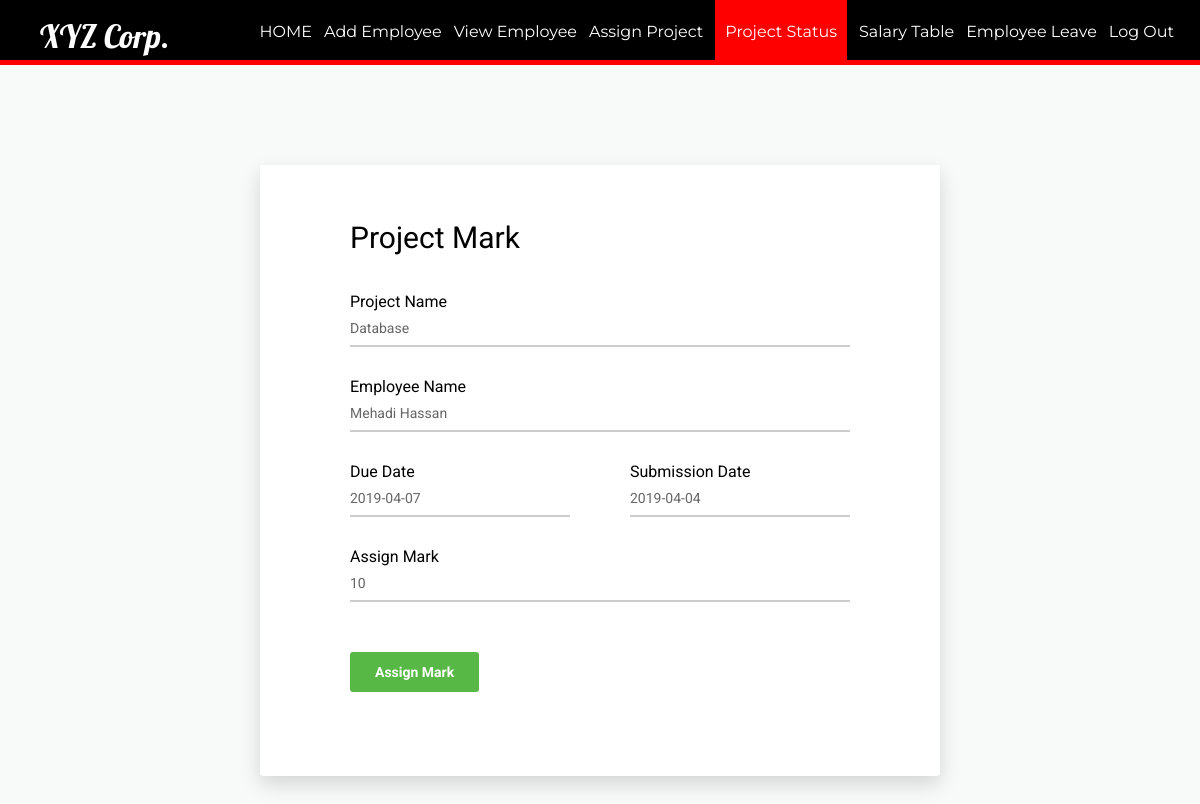
Screenshot of /mark.php?id=101&pid=213 with the database file from the repository.
### tables this page shows
CREATE TABLE `project` (
  `pid` int(11) NOT NULL,
  `eid` int(11) DEFAULT NULL,
  `pname` varchar(100) DEFAULT NULL,
  `duedate` date DEFAULT NULL,
  `subdate` date DEFAULT '0000-00-00',
  `mark` int(11) NOT NULL,
  `status` varchar(50) DEFAULT NULL
);

CREATE TABLE `employee` (
  `id` int(11) NOT NULL,
  `firstName` varchar(100) NOT NULL,
  `lastName` varchar(100) NOT NULL,
  `email` varchar(100) NOT NULL,
  `password` text NOT NULL,
  `birthday` date NOT NULL,
  `gender` varchar(10) NOT NULL,
  `contact` varchar(20) NOT NULL,
  `nid` int(20) NOT NULL,
  `address` varchar(100) DEFAULT NULL,
  `dept` varchar(100) NOT NULL,
  `degree` varchar(100) NOT NULL,
  `pic` text NOT NULL
);

### mark.php (the view, shortened to what this page needs)
<?php
  $id = (isset($_GET['id']) ? $_GET['id'] : '');
  $pid = (isset($_GET['pid']) ? $_GET['pid'] : '');
  $sql1 = "SELECT pid, project.eid, project.pname, project.duedate, project.subdate, project.mark, rank.points, employee.firstName, employee.lastName, salary.base, salary.bonus, salary.total FROM `project` , `rank` ,`employee`, `salary`  WHERE project.eid = $id AND project.pid = $pid AND project.eid = rank.eid AND salary.id = project.eid AND employee.id = project.eid AND employee.id = rank.eid";
  $result1 = mysqli_query($conn, $sql1);
  if($result1){
  while($res = mysqli_fetch_assoc($result1)){
  $pname = $res['pname'];
  $duedate = $res['duedate'];
  $subdate = $res['subdate'];
  $firstName = $res['firstName'];
  $lastName = $res['lastName'];
  $mark = $res['mark'];
}
}
?>
<html>
<head>
    <link href="vendor/mdi-font/css/material-design-iconic-font.min.css" rel="stylesheet" media="all">
    <link href="vendor/font-awesome-4.7/css/font-awesome.min.css" rel="stylesheet" media="all">
    <link href="vendor/select2/select2.min.css" rel="stylesheet" media="all">
    <link href="vendor/datepicker/daterangepicker.css" rel="stylesheet" media="all">
    <link href="css/main.css" rel="stylesheet" media="all">
</head>
<body>
  <header>
    <nav>
      <h1>XYZ Corp.</h1>
      <ul id="navli">
        <li><a class="homeblack" href="aloginwel.php">HOME</a></li>
        <li><a class="homeblack" href="addemp.php">Add Employee</a></li>
        <li><a class="homeblack" href="viewemp.php">View Employee</a></li>
        <li><a class="homeblack" href="assign.php">Assign Project</a></li>
        <li><a class="homered" href="assignproject.php">Project Status</a></li>
        <li><a class="homeblack" href="salaryemp.php">Salary Table</a></li>
        <li><a class="homeblack" href="empleave.php">Employee Leave</a></li>
        <li><a class="homeblack" href="alogin.html">Log Out</a></li>
      </ul>
    </nav>
  </header>
  <div class="divider"></div>
  <div class="page-wrapper bg-blue p-t-100 p-b-100 font-robo">
        <div class="wrapper wrapper--w680">
            <div class="card card-1">
                <div class="card-body">
                    <h2 class="title">Project Mark</h2>
                    <form id = "registration" action="mark.php" method="POST">
                        <div class="input-group">
                          <p>Project Name</p>
                            <input class="input--style-1" type="text"  name="pname" value="<?php echo $pname;?>" readonly>
                        </div>
                        <div class="input-group">
                          <p>Employee Name</p>
                            <input class="input--style-1" type="text" name="firstName" value="<?php echo $firstName;?> <?php echo $lastName;?>" readonly>
                        </div>
                        <div class="row row-space">
                            <div class="col-2">
                                <div class="input-group">
                                  <p>Due Date</p>
                                     <input class="input--style-1" type="text" name="duedate" value="<?php echo $duedate;?>" readonly>
                                </div>
                            </div>
                            <div class="col-2">
                                <div class="input-group">
                                  <p>Submission Date</p>
                                    <input class="input--style-1" type="text"  name="subdate" value="<?php echo $subdate;?>" readonly>
                                </div>
                            </div>
                        </div>
                        <div class="input-group">
                          <p>Assign Mark</p>
                            <input class="input--style-1" type="text"  name="mark" value="<?php echo $mark;?>">
                        </div>
                        <div class="p-t-20">
                            <button class="btn btn--radius btn--green" type="submit" name="update">Assign Mark</button>
                        </div>
                    </form>
                    <br>
                </div>
            </div>
        </div>
    </div>
</body>
</html>

### css/main.css (style rules this page uses)
body { margin: 0px; }
header { background: black; color: white; padding: 16px 20px 6px 40px; height: 60px; }
header h1 { display: inline; font-family: 'Lobster', cursive; font-weight: 400; font-size: 32px; float: left; margin-top: 0px; margin-right: 10px; }
nav ul { display: inline; padding: 6px; float: right; }
nav ul li { display: inline-block; list-style-type: none; color: white; float: left; margin-left: 12px; }
nav ul li a { color: white; text-decoration: none; }
#navli { font-family: 'Montserrat', sans-serif; }
.homered { background-color: red; padding: 30px 10px 22px 10px; }
.divider { background-color: red; height: 5px; }
.font-robo { font-family: "Roboto", "Arial", "Helvetica Neue", sans-serif; }
.row { display: -webkit-box; display: -webkit-flex; display: -moz-box; display: -ms-flexbox; display: flex; -webkit-flex-wrap: wrap; -ms-flex-wrap: wrap; flex-wrap: wrap; }
.row-space { -webkit-box-pack: justify; -webkit-justify-content: space-between; -moz-box-pack: justify; -ms-flex-pack: justify; justify-content: space-between; }
.col-2 { width: -webkit-calc((100% - 60px) / 2); width: -moz-calc((100% - 60px) / 2); width: calc((100% - 60px) / 2); }
html { -webkit-box-sizing: border-box; -moz-box-sizing: border-box; box-sizing: border-box; }
* { padding: 0; margin: 0; }
*, *:before, *:after { -webkit-box-sizing: inherit; -moz-box-sizing: inherit; box-sizing: inherit; }
h2, h3, h4, h5, h6, blockquote, p, pre, dl, dd, ol, ul, figure, hr, fieldset, legend { margin: 0; padding: 0; }
button { outline: none; background: none; border: none; }
.page-wrapper { min-height: 100vh; }
h1, h2, h3, h4, h5, h6 { font-weight: 400; }
h1 { font-size: 36px; }
h2 { font-size: 30px; }
.bg-blue { background: #F8F9F9; }
.p-t-100 { padding-top: 100px; }
.p-t-20 { padding-top: 20px; }
.p-b-100 { padding-bottom: 100px; }
.wrapper { margin: 0 auto; }
.wrapper--w680 { max-width: 680px; }
.btn { line-height: 40px; display: inline-block; padding: 0 25px; cursor: pointer; font-family: "Roboto", "Arial", "Helvetica Neue", sans-serif; color: #fff; -webkit-transition: all 0.4s ease; -o-transition: all 0.4s ease; -moz-transition: all 0.4s ease; transition: all 0.4s ease; font-size: 14px; font-weight: 700; }
.btn--radius { -webkit-border-radius: 3px; -moz-border-radius: 3px; border-radius: 3px; }
.btn--green { background: #57b846; }
input { outline: none; margin: 0; border: none; -webkit-box-shadow: none; -moz-box-shadow: none; box-shadow: none; width: 100%; font-size: 14px; font-family: inherit; }
.input-group { position: relative; margin-bottom: 30px; border-bottom: 2px solid #ccc; }
.input--style-1 { padding: 9px 0; color: #666; }
.title { margin-bottom: 37px; }
.card { overflow: hidden; -webkit-border-radius: 3px; -moz-border-radius: 3px; border-radius: 3px; background: #fff; }
.card-1 { -webkit-box-shadow: 0px 8px 20px 0px rgba(0, 0, 0, 0.15); -moz-box-shadow: 0px 8px 20px 0px rgba(0, 0, 0, 0.15); box-shadow: 0px 8px 20px 0px rgba(0, 0, 0, 0.15); }
.card-1 .card-body { padding: 0 90px; padding-top: 55px; padding-bottom: 65px; }

### rows the page displays
project: pname "Database", firstName "Mehadi Hassan", duedate "2019-04-07", subdate "2019-04-04", mark "10"
